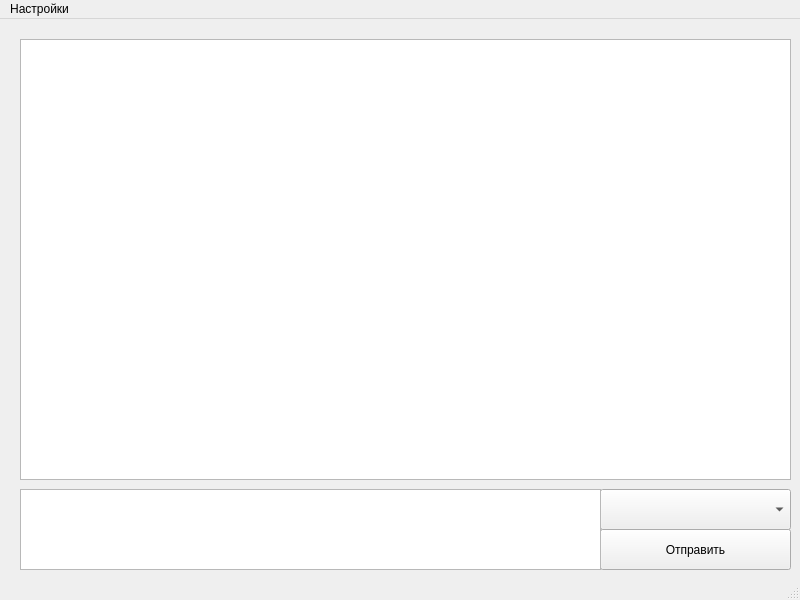
<?xml version="1.0" encoding="UTF-8"?>
<ui version="4.0">
 <class>MainWindow</class>
 <widget class="QMainWindow" name="MainWindow">
  <property name="geometry">
   <rect>
    <x>0</x>
    <y>0</y>
    <width>800</width>
    <height>600</height>
   </rect>
  </property>
  <property name="windowTitle">
   <string>MainWindow</string>
  </property>
  <widget class="QWidget" name="centralwidget">
   <widget class="QComboBox" name="comboBox">
    <property name="geometry">
     <rect>
      <x>600</x>
      <y>470</y>
      <width>191</width>
      <height>41</height>
     </rect>
    </property>
   </widget>
   <widget class="QPushButton" name="pushButton">
    <property name="geometry">
     <rect>
      <x>600</x>
      <y>510</y>
      <width>191</width>
      <height>41</height>
     </rect>
    </property>
    <property name="text">
     <string>Отправить</string>
    </property>
   </widget>
   <widget class="QTextEdit" name="textEdit">
    <property name="geometry">
     <rect>
      <x>20</x>
      <y>20</y>
      <width>771</width>
      <height>441</height>
     </rect>
    </property>
    <property name="readOnly">
     <bool>true</bool>
    </property>
   </widget>
   <widget class="QPlainTextEdit" name="plainTextEdit">
    <property name="geometry">
     <rect>
      <x>20</x>
      <y>470</y>
      <width>581</width>
      <height>81</height>
     </rect>
    </property>
   </widget>
  </widget>
  <widget class="QMenuBar" name="menubar">
   <property name="geometry">
    <rect>
     <x>0</x>
     <y>0</y>
     <width>800</width>
     <height>21</height>
    </rect>
   </property>
   <widget class="QMenu" name="menu">
    <property name="title">
     <string>Настройки</string>
    </property>
    <addaction name="action"/>
    <addaction name="action_5"/>
    <addaction name="action_Python"/>
   </widget>
   <addaction name="menu"/>
  </widget>
  <widget class="QStatusBar" name="statusbar"/>
  <action name="action">
   <property name="text">
    <string>Остановить бота</string>
   </property>
  </action>
  <action name="action_3">
   <property name="text">
    <string>Очистить память</string>
   </property>
  </action>
  <action name="action_5">
   <property name="text">
    <string>Добавить канал</string>
   </property>
  </action>
  <action name="action_Python">
   <property name="text">
    <string>Ввести команду на Python</string>
   </property>
  </action>
 </widget>
 <resources/>
 <connections/>
</ui>
